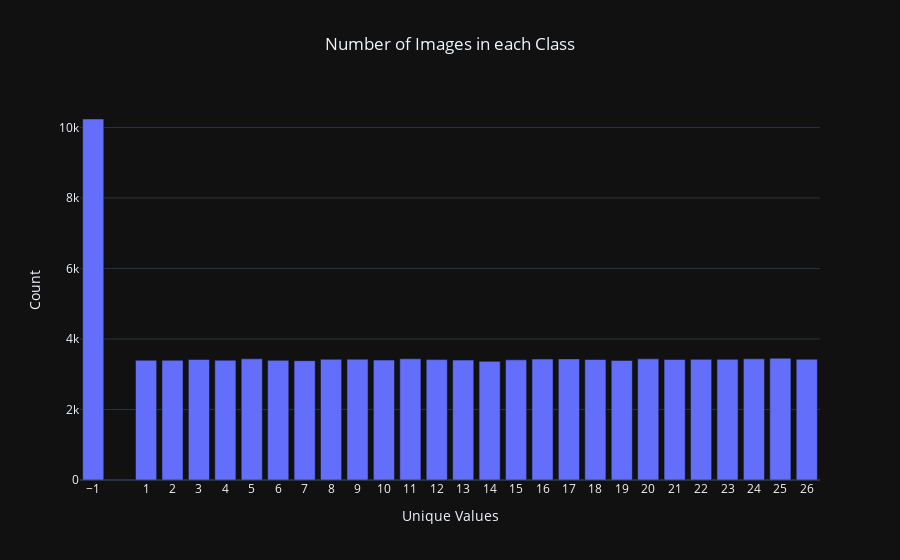

Notebook cell for this chart:
### Markdown cell above
-   The Classes are almsot equal but the -1 class has 10240k images whereas classes 1-26 have roughly 3.4k with a little discrepancies.

### Code cell
import plotly.graph_objects as go

# Count the occurrences of each unique value in the df[0] column
value_counts = df[0].value_counts()
fig = go.Figure(data=[go.Bar(x=value_counts.index, y=value_counts.values)])
fig.update_layout(title='Number of Images in each Class',
                  xaxis_title='Unique Values',
                  yaxis_title='Count',
                  template='plotly_dark',
                  title_x=0.5)  
fig.update_xaxes(tickmode='array', tickvals=value_counts.index)
fig.show()

### Figure 1 — Plotly figure (JSON) as saved in the notebook; plotly's stock layout.template omitted (floating-point values rounded to 4 significant figures)
{"data": [{"type": "bar", "x": [-1, 25, 11, 5, 24, 20, 17, 16, 9, 26, 8, 23, 22, 21, 18, 3, 12, 15, 10, 13, 4, 2, 1, 6, 19, 7, 14], "y": [10240, 3453, 3438, 3437, 3437, 3436, 3435, 3430, 3428, 3427, 3424, 3423, 3422, 3419, 3419, 3419, 3415, 3408, 3402, 3402, 3398, 3396, 3396, 3394, 3392, 3385, 3365]}], "layout": {"title": {"text": "Number of Images in each Class", "x": 0.5}, "xaxis": {"tickmode": "array", "tickvals": [-1, 25, 11, 5, 24, 20, 17, 16, 9, 26, 8, 23, 22, 21, 18, 3, 12, 15, 10, 13, 4, 2, 1, 6, 19, 7, 14], "title": {"text": "Unique Values"}}, "yaxis": {"title": {"text": "Count"}}}}
